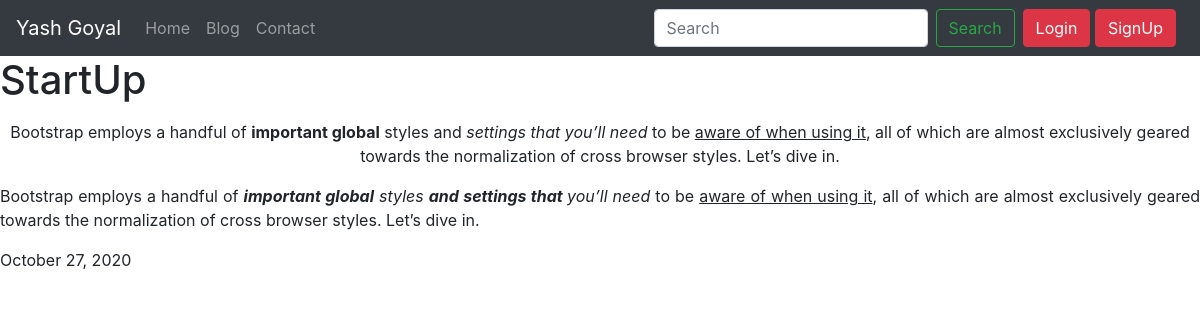
Screenshot of /blog/post/3 with the database file from the repository.
### main/models.py (models this page shows)
class Post(models.Model):
    title = models.CharField(max_length=300)
    content = RichTextField()
    posted_date = models.DateTimeField(auto_now_add=True)

### main/views.py (the view)
# urls.py: path('blog/post/<int:post_id>', views.post, name = "post"),
def post(request, post_id=None):
    post = get_object_or_404(Post, id=post_id)
    context = {'post':post}
    return render(request, 'main/post.html', context)

### main/templates/main/post.html (shortened to what this page needs)
{% extends 'main/index.html' %}
{% block main-content %}
<h1>{{post.title}}</h1>
<p>{{post.content|safe}}</p>
<p>{{post.posted_date|date:"F d, Y"}}</p>
{% endblock %}

### rows the page displays
Post: title "StartUp", content "Bootstrap employs a handful of important global styles and settings that you’ll need to be aware of when using it , all of which are almost exclusively geared towards the normalization of cross browser styles. Let’s dive in. Bootstrap employs a handful of important global styles and settings that you’ll need to be aware of when using it , all of which are almost exclusively geared towards the normalization of cross browser styles. Let’s dive in.", posted_date "October 27, 2020"
